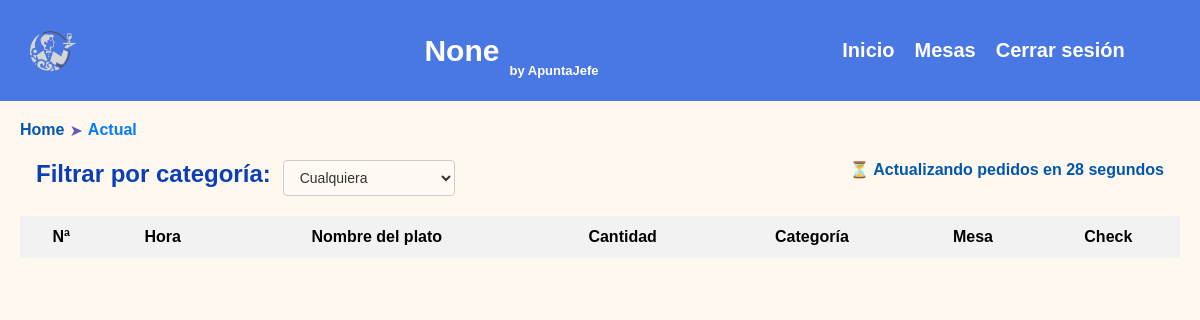
Page /gestion (signed in) on the earlier database version.
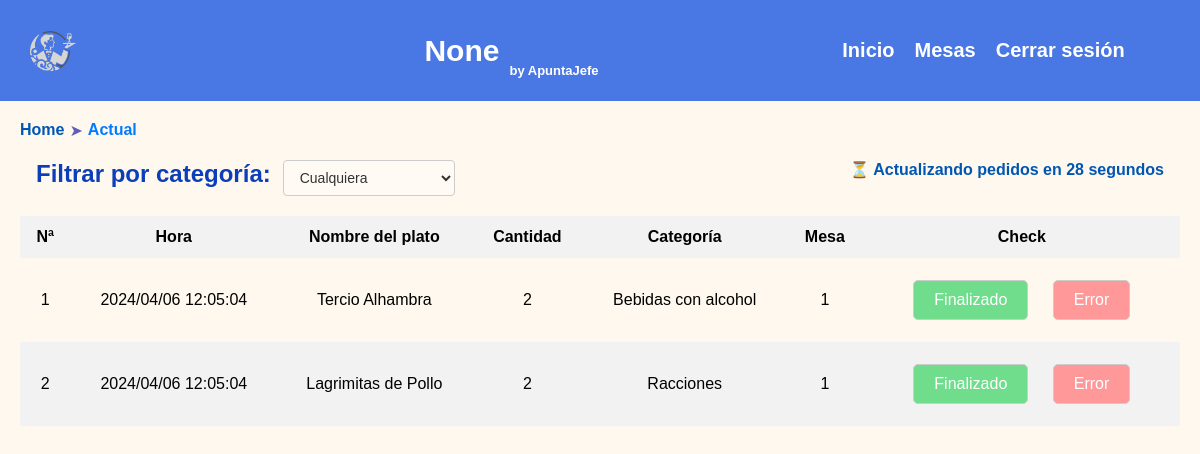
Same page on the later database version.
### tables this page shows
CREATE TABLE pedidos_activos (id INT AUTO_INCREMENT PRIMARY KEY, usuario VARCHAR(50), mesa INT, plato VARCHAR(50), cantidad INT, precio FLOAT, fecha DATE, estado INT, categoria VARCHAR(50));

### src/services/gestionaAPI.py (the view, shortened to what this page needs)
@gestion_routes.route('/gestion', methods=['GET', 'POST'])
def Gestion():
    if 'username' not in session:
        return redirect(url_for('user_routes.login'))
    bd = DBController()
    bd.connect()
    resultados = bd.fetch_data("SELECT * FROM pedidos_activos WHERE usuario = ?", (session.get('username'),))
    bd.disconnect()
    resultados_serializables = []
    for resultado in resultados:
        resultado_dict = {
            'id': resultado[0],
            'usuario': resultado[1],
            'mesa': resultado[2],
            'plato': resultado[3],
            'cantidad': resultado[4],
            'precio': resultado[5],
            'fecha': resultado[6],
            'estado': resultado[7],
            'categoria': resultado[8]
        }
        resultados_serializables.append(resultado_dict)
    bd.connect()
    categorias = bd.fetch_data("SELECT nombre FROM seccion WHERE usuario = ?", (session.get('username'),))
    bd.disconnect()
    categorias_carta = []
    for categoria in categorias:
        categorias_carta.append(categoria[0])
    return render_template('gestion.html', pedidos=resultados_serializables, username=session.get('username'), establecimiento=session.get('establecimiento'), categorias=categorias_carta)

### src/database/dbcontroller.py (called while the page is built)
    def connect(self):
        try:
            self.connection = sqlite3.connect(self.db_name)
            self.cursor = self.connection.cursor()
            print("Conexión exitosa a la base de datos")
        except sqlite3.Error as error:
            print("Error al conectar a la base de datos:", error)

    def disconnect(self):
        if self.connection:
            self.cursor.close()
            self.connection.close()
            print("Desconexión exitosa de la base de datos")

    def fetch_data(self, query, params=None):
        try:
            if params:
                self.cursor.execute(query, params)
            else:
                self.cursor.execute(query)
            rows = self.cursor.fetchall()
            print("Datos obtenidos exitosamente")
            return rows
        except sqlite3.DatabaseError as error:
            print("Error al obtener los datos:", error)
            return []

### templates/gestion.html (shortened to what this page needs)
{% extends "base.html" %}
{% block content %}
    <main>
        <div class="breadcrums">
            <a href="{{ base_domain }}/dashboard" class="e1">Home</a>
            <p class="next"> ➤</p> <a href="" class="e2">Actual</a>
        </div>
        <div id="1">
            <div class="templaetegrid">
            <div class="filtrocate">
                <h2 class="titfiltr">Filtrar por categoría:</h2>
                <select name="lenguaje" onchange="filtrado()" class="filtrocatop">
                    <option value="cualquiera">Cualquiera</option>
                </select>
            </div>
            <div class="contadorultima">
                <div class="girarota">
                    <p id="contadoractualizacion"></p>
                </div>
            </div>
            </div>
            <div class="recuadro-tabla">
                <table>
                    <thead>
                        <tr>
                            <th>Nª </th>
                            <th>Hora</th>
                            <th>Nombre del plato</th>
                            <th>Cantidad</th>
                            <th>Categoría</th>
                            <th>Mesa</th>
                            <th>Check</th>
                        </tr>
                    </thead>
                    <tbody>
                        {% for pedido in pedidos %}
                        <tr>
                            <td>{{ pedido.id }}</td>
                            <td>{{ pedido.fecha }}</td>
                            <td>{{ pedido.plato }}</td>
                            <td>{{ pedido.cantidad }}</td>
                            <td class="cat-filtadro">{{ pedido.categoria }}</td>
                            <td>{{ pedido.mesa}}</td>
                            <td>
                                <button class="finok" onclick="enviarEstado('{{ pedido.id }}', 'fin')">Finalizado</button>
                                <button class="findis" onclick="enviarEstado('{{ pedido.id }}', 'error')">Error</button>
                            </td>
                        </tr>
                        {% endfor %}
                    </tbody>
                </table>
            </div>
        </div>
    </main>
    {% endblock %}

### templates/base.html (shortened to what this page needs)
<!DOCTYPE html>
<html>
<head>
    <link rel="stylesheet" href="{{ url_for('static', filename='css/carta.css') }}">
</head>
<body>
    <header>
        <nav>
            <div class="img-container">
             <img id="logo" src="../static/img/image-removebg-preview.png" alt="">
            </div>
            <div class="empresaName">
                <h1>{{ establecimiento }}</h1>
                <h3 id="subtitulo"> by ApuntaJefe</h3>
            </div>
            <div class="container-submenu">
                <ul id="submenu">
                    <li><a class="submenuenl" href="{{ base_domain }}/dashboard">Inicio</a></li>
                    <li><a class="submenuenl" href="{{ base_domain }}/mesa">Mesas</a></li>
                    <li><a class="submenuenl" href="{{ base_domain }}/cierresesion">Cerrar sesión</a></li>
                </ul>
            </div>
        </nav>
    </header>
    {% block content %}{% endblock %}
</body>
</html>

### static/css/carta.css (style rules this page uses)
* { margin: 0px; padding: 0px; font-family:Verdana, Geneva, Tahoma, sans-serif; }
body { background: #fff8ee; }
header { background-color: rgb(73 119 227); color: white; text-align: center; padding: 10px; font-size: 20px; }
.recuadro-tabla table { width: 100%; border-collapse: collapse; border-spacing: 0; }
.recuadro-tabla td,.recuadro-tabla th { padding: 12px; text-align: center; }
.recuadro-tabla th { background-color: #f2f2f2; }
.recuadro-tabla tr:nth-child(odd) { background-color: #f2f2f2; }
.recuadro-tabla { margin: 10px; padding: 10px; border-radius: 10px; }
button, input[type="button"] { padding: 10px 20px; margin: 10px; border: 1px solid #ccc; border-radius: 5px; background-color: #f0f0f0; color: #333; font-size: 16px; cursor: pointer; transition: background-color 0.3s, color 0.3s, border-color 0.3s; }
img#logo { margin: 2%; max-width: 6vw; }
nav { display: grid; grid-template-columns: 20% 45% 35%; }
.img-container { display: flex; justify-content: left; align-items: center; }
.empresaName { display: flex; justify-content: center; align-items: center; }
.container-submenu { display: flex; justify-content: center; align-items: center; }
ul#submenu { display: inline-flex; text-decoration: none; }
ul#submenu li { list-style: none; margin: 0 10px; }
.e1 { text-decoration: none; color: #0056b3; font-weight: 900; }
.e2 { text-decoration: none; color: #007bff; font-weight: 800; }
.next { margin-left: 5px; margin-right: 5px; color: rgb(95 93 183); }
.breadcrums { display: flex; margin: 10px; padding: 10px; }
a.submenuenl { text-decoration: none; color: unset; font-weight: 800; }
#subtitulo { margin-left: 10px; margin-top: 40px; font-size: small; }
.filtrocate { display: flex; flex-direction: row; justify-content: flex-start; }
.filtrocatop { padding: 8px 12px; font-size: 14px; border: 1px solid #ccc; border-radius: 4px; background-color: #ffffff40; color: #333; cursor: pointer; }
.filtrocatop option { font-size: 14px; }
h2.titfiltr { margin-left: 3vw; margin-right: 1vw; color: #0b3fb9; }
button.finok { background-color: #70dd8c; color: white; }
button.findis { background-color: #ff9999; color: white; }
.templaetegrid { display: grid; grid-template-columns: 49% 49%; grid-column-gap: 2%; }
.girarota { display: flex; justify-content: flex-end; margin-right: 3vw; }
p#contadoractualizacion { font-family: revert; font-size: medium; font-weight: 800; color: #0056b3; }

Differences in the rows shown:
added pedidos_activos: id "1", fecha "2024/04/06 12:05:04", plato "Tercio Alhambra", cantidad "2", categoria "Bebidas con alcohol", mesa "1"
added pedidos_activos: id "2", fecha "2024/04/06 12:05:04", plato "Lagrimitas de Pollo", cantidad "2", categoria "Racciones", mesa "1"
